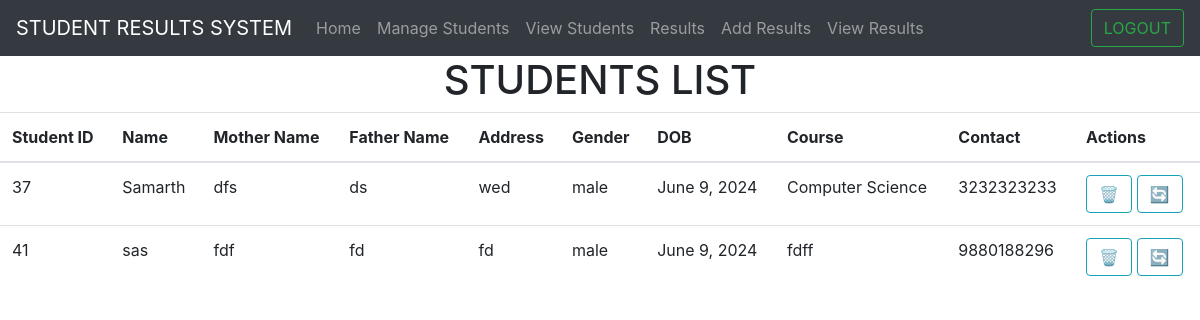
The app's page /view, older data.
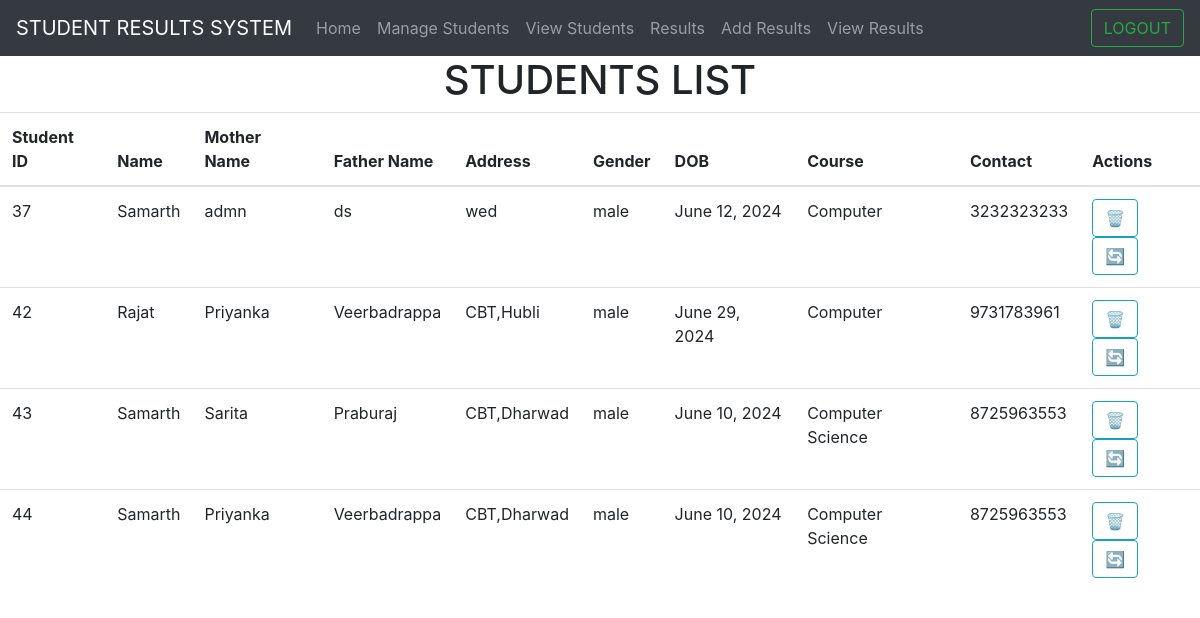
The same page, newer data.
### wweb/models.py (models this page shows, shortened)
class Students(models.Model):
    name=models.CharField(max_length=200)
    mother_name=models.CharField(max_length=200)
    father_name=models.CharField(max_length=200)
    address=models.CharField(max_length=200)
    gender=models.CharField(max_length=7)
    date=models.DateField()
    course=models.CharField(max_length=200)
    contact=models.CharField(max_length=200)

### wweb/views.py (the view)
# urls.py: path('view',views.view,name="view"),
def view(request):
    form=Students.objects.all()
    context={'form':form}
    return render(request,'view.html',context)

### wweb/templates/view.html (shortened to what this page needs)
{% extends "base.html" %}
{% block body %}
<h1 class="text-center">STUDENTS LIST</h1>
<table class="table table-hover">
    <thead>
      <tr>
        <th scope="col">Student ID</th>
        <th scope="col">Name</th>
        <th scope="col">Mother Name</th>
        <th scope="col">Father Name</th>
        <th scope="col">Address</th>
        <th scope="col">Gender</th>
        <th scope="col">DOB</th>
        <th scope="col">Course</th>
        <th scope="col">Contact</th>
        <th scope="col">Actions</th>
      </tr>
    </thead>
    <tbody>
      {% for i in form %}
      <tr>
        <td>{{i.id}}</td>
        <td>{{i.name}}</td>
        <td>{{i.mother_name}}</td>
        <td>{{i.father_name}}</td>
        <td>{{i.address}}</td>
        <td>{{i.gender}}</td>
        <td>{{i.date}}</td>
        <td>{{i.course}}</td>
        <td>{{i.contact}}</td>
        <td>
          <a href="{% url "deletestud" i.id %}" class="btn btn-outline-info">🗑️</a>
          <a href="{% url "updatestud" i.id %}" class="btn btn-outline-info">🔄</a>
        </td>
      </tr>
      {% endfor %}
    </tbody>
  </table>
{% endblock body %}

### wweb/templates/base.html (shortened to what this page needs)
<!DOCTYPE html>
<html lang="en">
<head>
</head>
<link rel="stylesheet" href="https://cdn.jsdelivr.net/npm/bootstrap@4.0.0/dist/css/bootstrap.min.css">
<body>
  <nav class="navbar navbar-expand-lg navbar-dark bg-dark">
    <a class="navbar-brand" href="#">STUDENT RESULTS SYSTEM</a>
    <div class="collapse navbar-collapse" id="navbarTogglerDemo02">
      <ul class="navbar-nav mr-auto mt-2 mt-lg-0">
        <li class="nav-item ">
          <a class="nav-link" href="/">Home <span class="sr-only">(current)</span></a>
        </li>
        <li class="nav-item">
          <a class="nav-link" href="manage">Manage Students</a>
        </li>
        <li class="nav-item">
          <a class="nav-link " href="view">View Students</a>
        </li>
        <li class="nav-item">
          <a class="nav-link " href="result">Results</a>
        </li>
        <li class="nav-item">
          <a class="nav-link " href="add_result">Add Results</a>
        </li>
        <li class="nav-item">
          <a class="nav-link " href="view_result">View Results</a>
        </li>
      </ul>
      <form class="form-inline my-2 my-lg-0">
        <a href="logout" class="btn btn-outline-success my-2 my-sm-0" type="submit">LOGOUT</a>
      </form>
    </div>
  </nav>
  {% block body %}
  {% endblock body %}
</body>
</html>

Row changes from the older to the newer data that the page shows:
removed Students: id "41", name "sas", mother_name "fdf", father_name "fd", address "fd", gender "male", date "June 9, 2024", course "fdff", contact "9880188296"
changed Students "ds": mother_name "dfs" → "admn"; date "June 9, 2024" → "June 12, 2024"; course "Computer Science" → "Computer"
added Students: id "42", name "Rajat", mother_name "Priyanka", father_name "Veerbadrappa", address "CBT,Hubli", gender "male", date "June 29, 2024", course "Computer", contact "9731783961"
added Students: id "43", name "Samarth", mother_name "Sarita", father_name "Praburaj", address "CBT,Dharwad", gender "male", date "June 10, 2024", course "Computer Science", contact "8725963553"
added Students: id "44", name "Samarth", mother_name "Priyanka", father_name "Veerbadrappa", address "CBT,Dharwad", gender "male", date "June 10, 2024", course "Computer Science", contact "8725963553"
